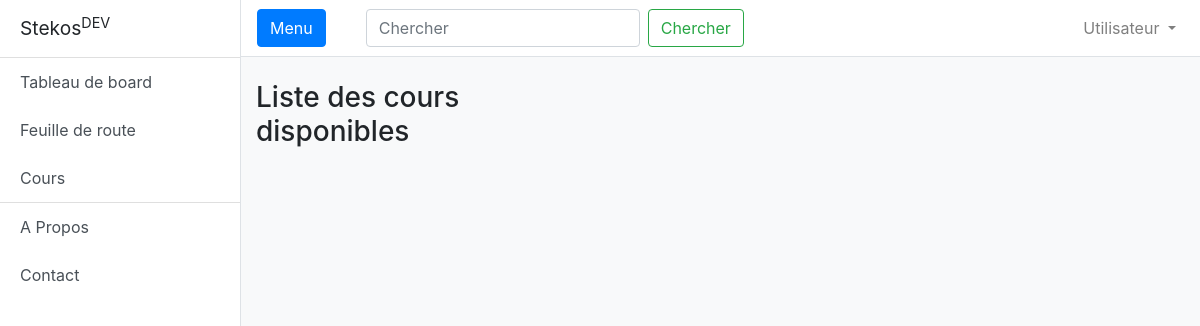
The app's page /courses/, older data.
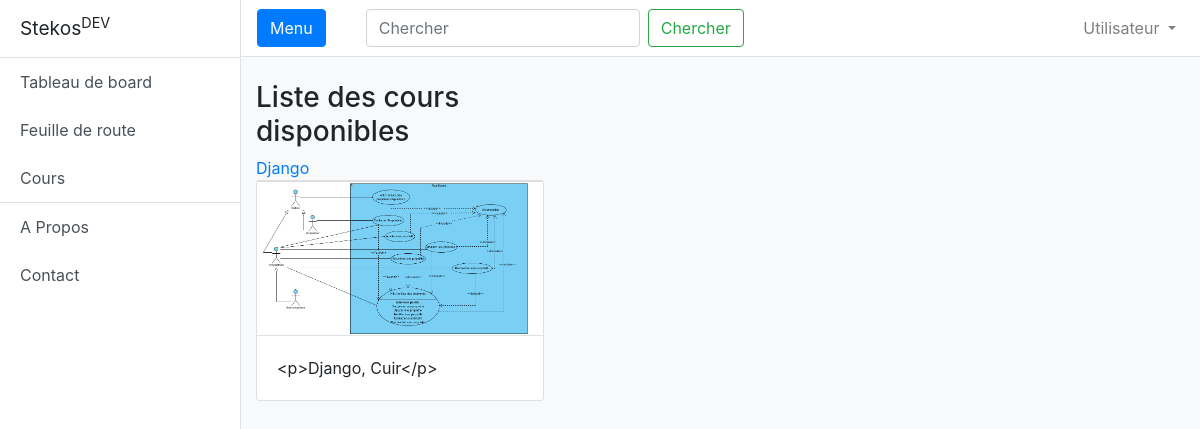
The same page, newer data.
### courses/models.py (models this page shows, shortened)
class Course(models.Model):
    title = models.CharField(verbose_name=_('title of the course'), max_length=120)
    slug = models.SlugField(verbose_name=_('course slug'))
    image = models.ImageField(verbose_name=_('course image'), default='default.png')
    description = models.TextField(verbose_name=_('description'))
    def __str__(self):
        return self.title
    def get_absolute_url(self):
        return reverse('courses:detail', kwargs={'slug': self.slug})
    def image_url(self):
        if self.image and hasattr(self.image, 'url'):
            return self.image.url
    class Meta:
        verbose_name = _('Course')
        verbose_name_plural = _('Courses')

### courses/views.py (the view)
# urls.py: path('', CourseListView.as_view(), name='index'),
class CourseListView(ListView):
    model = Course

### courses/templates/courses/course_list.html (shortened to what this page needs)
{% extends "courses/layouts/base.html" %}
{% block content %}
    <div class="row">
        <div class="col-sm-4 col-md-4">
            <h3>Liste des cours disponibles</h3>
            {% for object in object_list %}
                <a href="{{ object.get_absolute_url }}">{{ object }}</a>
                <div class="card" style="width: 18rem;">
                    <img src="{{ object.image_url|default_if_none:'#' }}" class="card-img-top" alt="">
                    <div class="card-body">
                        <p class="card-text">
                            {{ object.description }}
                        </p>
                    </div>
                </div>
            {% endfor %}
        </div>
    </div>
{% endblock %}

### courses/templates/courses/layouts/base.html (shortened to what this page needs)
{% load static %}
<!DOCTYPE html>
<html>
    <head>
        <link rel="stylesheet" href="{% static "courses/css/bootstrap.min.css" %}">
        <link rel="stylesheet" href="{% static "courses/css/simple-sidebar.css" %}">
    </head>
    <body>
        <div id="wrapper" class="d-flex">
            <div class="bg-transparent border-right" id="sidebar-wrapper">
                <div class="sidebar-heading">Stekos<sup>DEV</sup> </div>
                <ul class="list-group list-group-flush">
                    <li class="list-group-item">
                        <a href="{% url "courses:index" %}" class="list-group-item-action bg-transparent">Tableau de board</a><br><br>
                        <a href="{% url "courses:index" %}" class="list-group-item-action bg-transparent">Feuille de route</a><br><br>
                        <a href="#" class="list-group-item-action bg-transparent">Cours</a>
                    </li>
                    <li class="list-group-item ">
                        <a href="#" class="list-group-item-action bg-transparent">A Propos</a><br><br>
                        <a href="#" class="list-group-item-action bg-transparent">Contact</a>
                    </li>
                </ul>
            </div>
            <div id="page-content-wrapper" class="bg-light">
                <nav class="navbar navbar-expand-lg navbar-light bg-white border-bottom">
                    <button class="btn btn-primary" id="menu-toggle">Menu</button>
                    <div style="margin-left: 5vh;">
                        <form class="form-inline">
                            <input class="form-control mr-sm-2" type="search" placeholder="Chercher" aria-label="Search">
                            <button class="btn btn-outline-success my-2 my-sm-0" type="submit">Chercher</button>
                        </form>
                    </div>
                    <div class="collapse navbar-collapse" id="navbarSupportedContent">
                        <ul class="navbar-nav ml-auto mt-2 mt-lg-0">
                            <li class="nav-item dropdown">
                                <a class="nav-link dropdown-toggle" href="#" id="navbarDropdown" role="button" data-toggle="dropdown" aria-haspopup="true" aria-expanded="false">
                                    Utilisateur
                                </a>
                            </li>
                        </ul>
                    </div>
                </nav>
                <div class="container-fluid" style="margin-top: 3vh">
                    {% block content %}{% endblock %}
                </div>
            </div>
    </div>
    </body>
</html>

### courses/static/courses/css/simple-sidebar.css (style rules this page uses)
body { overflow-x: hidden; }
#sidebar-wrapper { min-height: 100vh; margin-left: -15rem; -webkit-transition: margin .25s ease-out; -moz-transition: margin .25s ease-out; -o-transition: margin .25s ease-out; transition: margin .25s ease-out; }
#sidebar-wrapper .sidebar-heading { padding: 0.875rem 1.25rem; font-size: 1.2rem; }
#sidebar-wrapper .list-group { width: 15rem; }
#page-content-wrapper { min-width: 100vw; }
@media (min-width: 768px) { #sidebar-wrapper { margin-left: 0; } }
@media (min-width: 768px) { #page-content-wrapper { min-width: 0; width: 100%; } }

Row changes from the older to the newer data that the page shows:
added Course: title "Django", image_url (picture), description "<p>Django, Cuir</p>"
